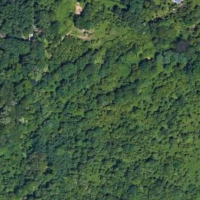
#> input picture lab03/forest.png, 200 x 200 px
$ jupyter execute lab03.ipynb   (shell and % lines are left out)
#> lines starting #> are read from the running program, lines starting #| are printed output that depends on the picture; after the words box and inside, x2 and y2 are one past the last pixel; in counts of white or black regions, pixels touching at a corner belong together
# Lab 03 — Bayes' and k-NN Classifiers for Forest vs Urban

We classify satellite RGB pixels as **forest** or **urban** using two classifiers built from scratch:

1. **Bayes classifier** with parametric Gaussian PDFs fitted on pure training patches
2. **k-NN classifier** for $k \in \{1,3,5\}$

| File | Role |
|---|---|
| `forest.png` | Pure forest training pixels |
| `urban.png` | Pure urban training pixels |
| `mixed.png` | Mixed test scene to classify |

**Colour key:** Urban = red, Forest = blue.

[cell 1]
import numpy as np
import matplotlib.pyplot as plt
from PIL import Image
from scipy.spatial.distance import cdist

np.random.seed(0)

[cell 2]
def load_rgb(path):
    """Load image as uint8 RGB array."""
#> called with path = 'forest.png'
    return np.array(Image.open(path).convert('RGB'))


def pixels(img):
    """Flatten HxWx3 image to Nx3 float array."""
    return img.reshape(-1, 3).astype(float)


def colourise(labels, shape):
    """Map labels to RGB: 1 = urban (red), 0 = forest (blue)."""
    out = np.zeros((*shape[:2], 3), dtype=np.uint8)
    out[labels == 1] = (220, 40, 40)
    out[labels == 0] = (40, 80, 220)
    return out


def overlay(rgb, labels, alpha=0.45):
    """Blend original image with class colours."""
    mask = colourise(labels, rgb.shape).astype(float)
    base = rgb.astype(float)
    return np.clip((1 - alpha) * base + alpha * mask, 0, 255).astype(np.uint8)


def class_share(labels):
    urban = 100.0 * np.mean(labels == 1)
    return urban, 100.0 - urban

## 0. Load data and inspect training histograms

[cell 3]
forest_img = load_rgb('forest.png')
urban_img = load_rgb('urban.png')
#> call 2 of load_rgb, with path = 'urban.png'
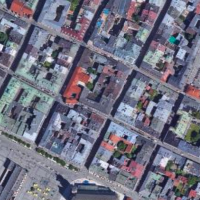
#> input picture lab03/urban.png, 200 x 200 px
mixed_img = load_rgb('mixed.png')
#> call 3 of load_rgb, with path = 'mixed.png'
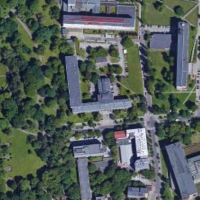
#> input picture lab03/mixed.png, 200 x 200 px

X_forest = pixels(forest_img)
X_urban = pixels(urban_img)
X_test = pixels(mixed_img)

print('forest:', forest_img.shape, '| urban:', urban_img.shape, '| mixed:', mixed_img.shape)
#| forest: (200, 200, 3) | urban: (200, 200, 3) | mixed: (200, 200, 3)
print('Training pixels — forest:', len(X_forest), '| urban:', len(X_urban))
#| Training pixels — forest: 40000 | urban: 40000

fig, axes = plt.subplots(1, 3, figsize=(12, 3.5))
axes[0].imshow(forest_img); axes[0].set_title('Training: forest'); axes[0].axis('off')
axes[1].imshow(urban_img);  axes[1].set_title('Training: urban');  axes[1].axis('off')
axes[2].imshow(mixed_img);  axes[2].set_title('Test: mixed');      axes[2].axis('off')
plt.tight_layout()
plt.show()

[cell 4]
# Per-channel histograms of the pure training classes
fig, axes = plt.subplots(2, 3, figsize=(12, 5.5), sharex=True)
channel_names = ('R', 'G', 'B')
colors = ('tab:red', 'tab:green', 'tab:blue')

for c in range(3):
    axes[0, c].hist(X_forest[:, c], bins=40, density=True, color=colors[c], alpha=0.85)
    axes[0, c].set_title(f'Forest — {channel_names[c]}')
    axes[0, c].set_ylabel('PDF')
    axes[0, c].grid(True, alpha=0.25)

    axes[1, c].hist(X_urban[:, c], bins=40, density=True, color=colors[c], alpha=0.85)
    axes[1, c].set_title(f'Urban — {channel_names[c]}')
    axes[1, c].set_xlabel('Digital number')
    axes[1, c].set_ylabel('PDF')
    axes[1, c].grid(True, alpha=0.25)

plt.suptitle('Training histograms (empirical PDFs)', y=1.02)
plt.tight_layout()
plt.show()
#> figure, not shown here; panel 4: tallest bar 0.00936 high, from x = 124 to 130.2; panel 5: tallest bar 0.00896 high, from x = 129.5 to 135.1; panel 6: tallest bar 0.00994 high, from x = 150 to 155.7

## 1. Bayes classifier from scratch

### Model

For each class $\omega \in \{\text{forest},\text{urban}\}$ we fit a **multivariate Gaussian** on the RGB vector $\mathbf{x} \in \mathbb{R}^3$:

$$
p(\mathbf{x}\mid\omega)
= \frac{1}{(2\pi)^{d/2}|\Sigma_\omega|^{1/2}}
\exp\!\left(-\tfrac{1}{2}(\mathbf{x}-\boldsymbol{\mu}_\omega)^\top
\Sigma_\omega^{-1}(\mathbf{x}-\boldsymbol{\mu}_\omega)\right)
$$

Equal priors $P(\omega)=1/2$ (same number of training pixels). Decision:

$$
\hat{\omega}(\mathbf{x})
= \arg\max_\omega \big[\log p(\mathbf{x}\mid\omega) + \log P(\omega)\big]
$$

As extra analysis we also fit **independent univariate Gaussians per channel** and compare both maps.

[cell 5]
def fit_gaussian(X):
    """Estimate mean and covariance of a multivariate Gaussian."""
    mu = X.mean(axis=0)
#> mu = [65.26, 90.8, 63.39]
    cov = np.cov(X, rowvar=False) + 1e-6 * np.eye(X.shape[1])
#> cov = [[417, 415, 241.1], [415, 447.4, 247.3], [241.1, 247.3, 223.8]]
    return mu, cov


def log_gaussian(X, mu, cov):
    """Log-density of N(mu, cov) for each row of X."""
    d = X.shape[1]
    diff = X - mu
    inv = np.linalg.inv(cov)
    _, logdet = np.linalg.slogdet(cov)
    quad = np.sum(diff @ inv * diff, axis=1)
    return -0.5 * (d * np.log(2 * np.pi) + logdet + quad)


mu_f, cov_f = fit_gaussian(X_forest)
#> mu_f = [65.26, 90.8, 63.39]; cov_f has the same summary as cov in fit_gaussian
mu_u, cov_u = fit_gaussian(X_urban)
#> mu_u = [112.1, 111.9, 128.7]; cov_u = [[1920.4, 1749.6, 1648.2], [1749.6, 1909.1, 1817.7], [1648.2, 1817.7, 1852.8]]

print('Forest mean μ_f =', np.round(mu_f, 2))
#| Forest mean μ_f = [65.26 90.8  63.39]
print('Urban  mean μ_u =', np.round(mu_u, 2))
#| Urban  mean μ_u = [112.12 111.91 128.74]
print('\nForest covariance Σ_f =\n', np.round(cov_f, 2))
#| Forest covariance Σ_f =
#|  [[417.01 414.97 241.13]
#|  [414.97 447.39 247.32]
#|  [241.13 247.32 223.82]]
print('\nUrban  covariance Σ_u =\n', np.round(cov_u, 2))
#| Urban  covariance Σ_u =
#|  [[1920.44 1749.58 1648.23]
#|  [1749.58 1909.14 1817.7 ]
#|  [1648.23 1817.7  1852.75]]

[cell 6]
# Bayes decision with equal priors
prior = 0.5
log_post_f = log_gaussian(X_test, mu_f, cov_f) + np.log(prior)
#> in log_gaussian, `inv = np.linalg.inv(cov)`: inv = [[0.0327, -0.0279, -0.00441], [-0.0279, 0.0296, -0.00258], [-0.00441, -0.00258, 0.0121]]
#> in log_gaussian, `_, logdet = np.linalg.slogdet(cov)`: logdet = 13.99
log_post_u = log_gaussian(X_test, mu_u, cov_u) + np.log(prior)

labels_bayes = (log_post_u > log_post_f).astype(np.uint8).reshape(mixed_img.shape[:2])
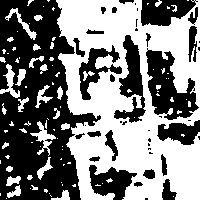
#> labels_bayes: shape (200, 200); values 0 (black) and 1 (white), 50.2% white; 42 black regions (18 under 20 px), largest, box (x1, y1, x2, y2) and area: (0, 0, 101, 200) 11784, (146, 48, 199, 120) 1990, (114, 35, 146, 123) 1243

fig, axes = plt.subplots(1, 3, figsize=(12, 3.8))
axes[0].imshow(mixed_img)
axes[0].set_title('Original mixed')
axes[1].imshow(colourise(labels_bayes, mixed_img.shape))
axes[1].set_title('Bayes map\n(red=urban, blue=forest)')
axes[2].imshow(overlay(mixed_img, labels_bayes))
#> in overlay, `mask = colourise(labels, rgb.shape).astype(float)`:
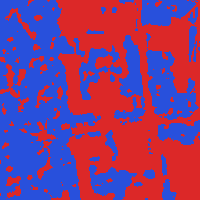
#> mask: shape (200, 200, 3) float64; mean R, G, B 130.3, 59.9, 129.7
#> in overlay, `return np.clip((1 - alpha) * base + alpha * mask, 0, 255).astype(np.ui..`:
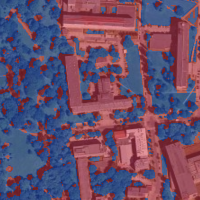
#> returned value: shape (200, 200, 3); mean of channels 0, 1, 2 104.3, 78.3, 106.9; drawn as R, G, B
axes[2].set_title('Overlay')
for ax in axes:
    ax.axis('off')
plt.tight_layout()
plt.show()
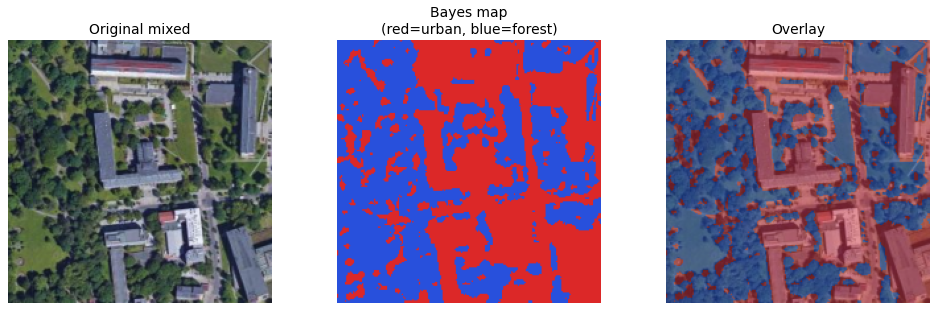
#> figure drawn by matplotlib, 3 panels

u_pct, f_pct = class_share(labels_bayes)
#> in class_share, `urban = 100.0 * np.mean(labels == 1)`: urban = 50.16
#> u_pct = 50.16; f_pct = 49.84
print(f'Bayes class share — urban: {u_pct:.1f}% | forest: {f_pct:.1f}%')
#| Bayes class share — urban: 50.2% | forest: 49.8%

[cell 7]
# Extra: independent univariate Gaussians per channel (diagonal covariance)
def fit_univariate(X):
    mu = X.mean(axis=0)
#> mu = [65.26, 90.8, 63.39]
    var = X.var(axis=0) + 1e-6
#> var = [417, 447.4, 223.8]
    return mu, var


def log_univariate(X, mu, var):
    return np.sum(-0.5 * (np.log(2 * np.pi * var) + (X - mu) ** 2 / var), axis=1)


mu_f1, var_f1 = fit_univariate(X_forest)
#> mu_f1 = [65.26, 90.8, 63.39]; var_f1 = [417, 447.4, 223.8]
mu_u1, var_u1 = fit_univariate(X_urban)
#> mu_u1 = [112.1, 111.9, 128.7]; var_u1 = [1920.4, 1909.1, 1852.7]

log_f1 = log_univariate(X_test, mu_f1, var_f1) + np.log(0.5)
log_u1 = log_univariate(X_test, mu_u1, var_u1) + np.log(0.5)
labels_uni = (log_u1 > log_f1).astype(np.uint8).reshape(mixed_img.shape[:2])
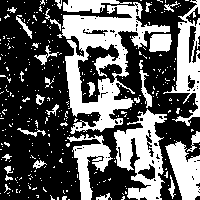
#> labels_uni: shape (200, 200); values 0 (black) and 1 (white), 37.3% white; 343 white regions (310 under 20 px), largest, box (x1, y1, x2, y2) and area: (57, 2, 170, 134) 5199, (114, 109, 167, 200) 2469, (163, 0, 200, 126) 1685

agree = 100.0 * np.mean(labels_uni == labels_bayes)
#> agree = 79.54
print('Univariate forest μ, σ²:', np.round(mu_f1, 2), '|', np.round(var_f1, 2))
#| Univariate forest μ, σ²: [65.26 90.8  63.39] | [417.   447.38 223.82]
print('Univariate urban  μ, σ²:', np.round(mu_u1, 2), '|', np.round(var_u1, 2))
#| Univariate urban  μ, σ²: [112.12 111.91 128.74] | [1920.39 1909.09 1852.71]
print(f'Agreement with multivariate Bayes: {agree:.1f}%')
#| Agreement with multivariate Bayes: 79.5%

fig, axes = plt.subplots(1, 2, figsize=(8, 3.5))
axes[0].imshow(colourise(labels_bayes, mixed_img.shape))
axes[0].set_title('Multivariate Bayes')
axes[1].imshow(colourise(labels_uni, mixed_img.shape))
axes[1].set_title('Univariate Bayes')
for ax in axes:
    ax.axis('off')
plt.tight_layout()
plt.show()
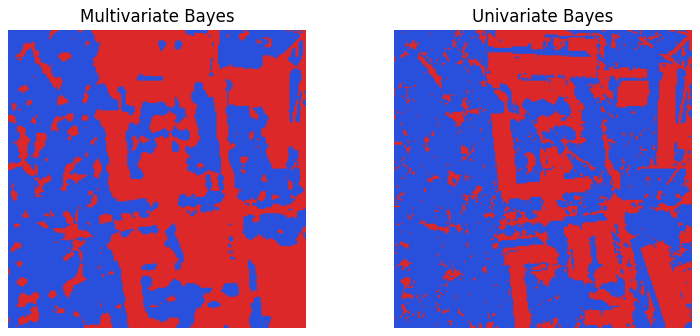
#> figure drawn by matplotlib, 2 panels

### Bayes — notes

- Forest pixels are darker / greener (lower mean, smaller variance); urban pixels are brighter and more spread out — visible in the histograms and in $\boldsymbol{\mu},\Sigma$.
- The multivariate model uses full RGB covariance (channel correlations). The univariate model ignores correlations; agreement between the two is reported above.
- Equal priors fit this setup because both training patches have the same size.

## 2. k-NN classifier from scratch

For a test pixel $\mathbf{x}$, find the $k$ nearest training pixels in RGB Euclidean space and take a majority vote.

Full training would be $2 \times 200 \times 200 = 80\,000$ pixels. We **subsample** $n$ pixels per class, then classify all test pixels with vectorised `cdist` (no scikit-learn).

[cell 8]
def knn_predict(X_train, y_train, X_query, k):
    """Majority-vote k-NN. Labels: 1 = urban, 0 = forest."""
    D = cdist(X_query, X_train, metric='euclidean')
    nn = np.argpartition(D, kth=k - 1, axis=1)[:, :k]
    votes = y_train[nn]
    # majority; on a tie (even k) prefer urban when sum*2 >= k
    return (votes.sum(axis=1) * 2 >= k).astype(np.uint8)


n_per_class = 1500
idx_f = np.random.choice(len(X_forest), n_per_class, replace=False)
#> idx_f = 1500 values, max 39979 at index 1349, min 6 at index 492, mean 20127.5
idx_u = np.random.choice(len(X_urban), n_per_class, replace=False)
#> idx_u = 1500 values, max 39964 at index 640, min 7 at index 1061, mean 19915.3

X_train = np.vstack([X_forest[idx_f], X_urban[idx_u]])
#> X_train = 3000 rows, first 8: [41, 63, 48], [54, 83, 49], [59, 86, 73], [81, 100, 64], [55, 91, 54], [76, 105, 62], [46, 75, 56], [54, 80, 49]
y_train = np.hstack([
    np.zeros(n_per_class, dtype=np.uint8),
    np.ones(n_per_class, dtype=np.uint8),
])

print('k-NN training set:', X_train.shape, '| test pixels:', X_test.shape[0])
#| k-NN training set: (3000, 3) | test pixels: 40000

[cell 9]
ks = [1, 3, 5]
knn_maps = {}

fig, axes = plt.subplots(1, 4, figsize=(14, 3.5))
axes[0].imshow(mixed_img)
axes[0].set_title('Original mixed')
axes[0].axis('off')

for i, k in enumerate(ks):
    labels = knn_predict(X_train, y_train, X_test, k).reshape(mixed_img.shape[:2])
    knn_maps[k] = labels
    u_pct, f_pct = class_share(labels)
    axes[i + 1].imshow(colourise(labels, mixed_img.shape))
    axes[i + 1].set_title(f'k-NN, k={k}\nurban {u_pct:.1f}%')
    axes[i + 1].axis('off')
    print(f'k={k}: urban {u_pct:.1f}% | forest {f_pct:.1f}%')
#> this loop made 3 passes
#> (urban in class_share, u_pct, f_pct) on passes 1 to 3: (53.71, 53.71, 46.29), (51.15, 51.15, 48.85), (49.16, 49.16, 50.84)
#| k=1: urban 53.7% | forest 46.3%
#| k=3: urban 51.1% | forest 48.9%
#| k=5: urban 49.2% | forest 50.8%
#> pass 1, `labels = knn_predict(X_train, y_train, X_test, k).reshape(mixed_img.sh..`:
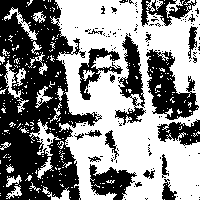
#> labels: shape (200, 200); values 0 (black) and 1 (white), 53.7% white; 158 black regions (137 under 20 px), largest, box (x1, y1, x2, y2) and area: (0, 0, 102, 200) 11259, (146, 49, 199, 120) 1886, (115, 33, 146, 125) 1140
#> after the loop, knn_maps = 3 items

plt.tight_layout()
plt.show()

### Effect of $k$

- **$k=1$**: follows the single nearest neighbour. Boundaries are sharp, but isolated mislabels appear as salt-and-pepper noise.
- **$k=3$**: majority over three neighbours already smooths most speckles; class regions look more coherent.
- **$k=5$**: still smoother / slightly more stable shares; extra cost is small here because distance computation dominates, not the vote.

Larger $k$ reduces variance of the decision but can blur thin structures. For this RGB land-cover task, $k=3$ or $k=5$ is a good compromise.

## 3. Extra analysis — Bayes vs k-NN

[cell 10]
fig, axes = plt.subplots(1, 4, figsize=(14, 3.5))
axes[0].imshow(mixed_img); axes[0].set_title('Original')
axes[1].imshow(colourise(labels_bayes, mixed_img.shape)); axes[1].set_title('Bayes')
axes[2].imshow(colourise(knn_maps[1], mixed_img.shape)); axes[2].set_title('k-NN k=1')
axes[3].imshow(colourise(knn_maps[5], mixed_img.shape)); axes[3].set_title('k-NN k=5')
for ax in axes:
    ax.axis('off')
plt.tight_layout()
plt.show()
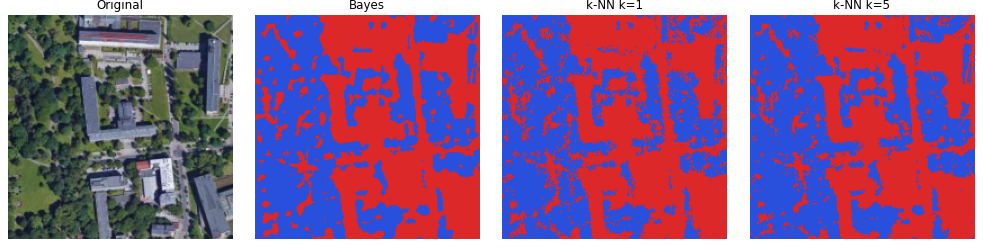
#> figure drawn by matplotlib, 4 panels

for name, lab in [('Bayes', labels_bayes),
                  ('k-NN k=1', knn_maps[1]),
                  ('k-NN k=3', knn_maps[3]),
                  ('k-NN k=5', knn_maps[5])]:
    u_pct, f_pct = class_share(lab)
    agree = 100.0 * np.mean(lab == labels_bayes)
    print(f'{name:10s}  urban={u_pct:5.1f}%  forest={f_pct:5.1f}%  agree with Bayes={agree:5.1f}%')
#> this loop made 4 passes
#> (name, urban in class_share, u_pct, f_pct, agree) on passes 1 to 4: ('Bayes', 50.16, 50.16, 49.84, 100), ('k-NN k=1', 53.71, 53.71, 46.29, 89.93), ('k-NN k=3', 51.15, 51.15, 48.85, 92.12), ('k-NN k=5', 49.16, 49.16, 50.84, 92.88)
#| Bayes       urban= 50.2%  forest= 49.8%  agree with Bayes=100.0%
#| k-NN k=1    urban= 53.7%  forest= 46.3%  agree with Bayes= 89.9%
#| k-NN k=3    urban= 51.1%  forest= 48.9%  agree with Bayes= 92.1%
#| k-NN k=5    urban= 49.2%  forest= 50.8%  agree with Bayes= 92.9%
